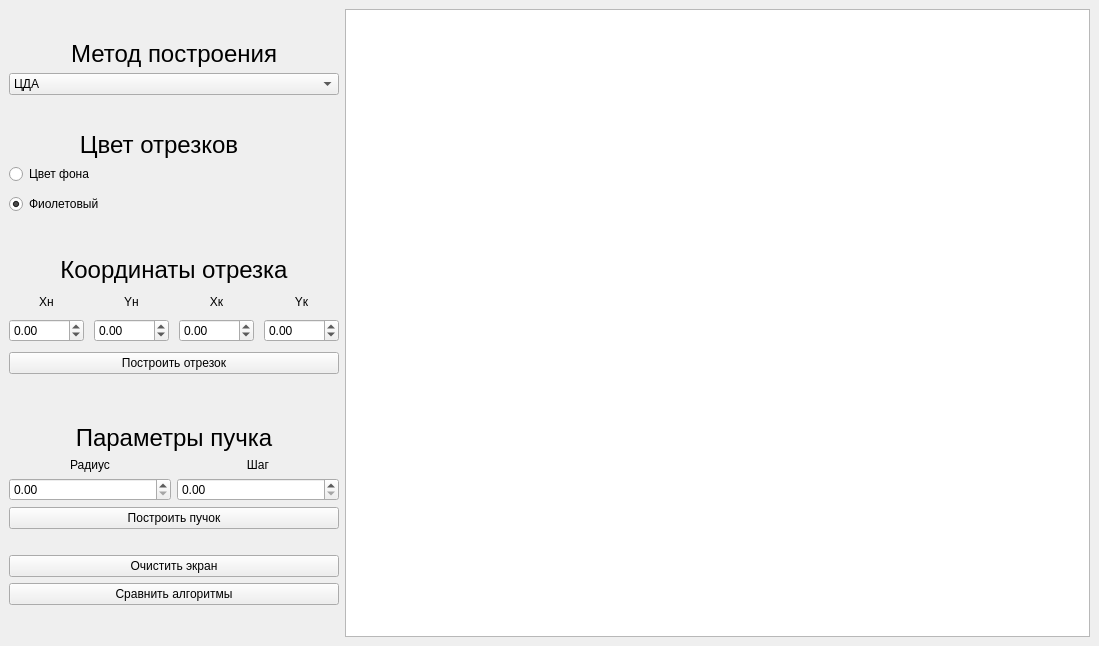
<?xml version="1.0" encoding="UTF-8"?>
<ui version="4.0">
 <class>MainWindow</class>
 <widget class="QMainWindow" name="MainWindow">
  <property name="geometry">
   <rect>
    <x>0</x>
    <y>0</y>
    <width>1099</width>
    <height>646</height>
   </rect>
  </property>
  <property name="windowTitle">
   <string>Lab_03</string>
  </property>
  <property name="autoFillBackground">
   <bool>false</bool>
  </property>
  <property name="tabShape">
   <enum>QTabWidget::Rounded</enum>
  </property>
  <widget class="QWidget" name="centralwidget">
   <layout class="QGridLayout" name="gridLayout">
    <item row="0" column="0">
     <layout class="QVBoxLayout" name="verticalLayout">
      <property name="spacing">
       <number>5</number>
      </property>
      <property name="sizeConstraint">
       <enum>QLayout::SetDefaultConstraint</enum>
      </property>
      <property name="topMargin">
       <number>0</number>
      </property>
      <item>
       <layout class="QVBoxLayout" name="verticalLayout_2">
        <item>
         <widget class="QLabel" name="label_draw_method">
          <property name="sizePolicy">
           <sizepolicy hsizetype="Minimum" vsizetype="Fixed">
            <horstretch>0</horstretch>
            <verstretch>0</verstretch>
           </sizepolicy>
          </property>
          <property name="font">
           <font>
            <pointsize>18</pointsize>
            <weight>50</weight>
            <bold>false</bold>
           </font>
          </property>
          <property name="text">
           <string>Метод построения</string>
          </property>
          <property name="alignment">
           <set>Qt::AlignCenter</set>
          </property>
          <property name="margin">
           <number>0</number>
          </property>
         </widget>
        </item>
        <item>
         <widget class="QComboBox" name="draw_method">
          <item>
           <property name="text">
            <string>ЦДА</string>
           </property>
          </item>
          <item>
           <property name="text">
            <string>Брезенхем (int)</string>
           </property>
          </item>
          <item>
           <property name="text">
            <string>Брезенхем (float)</string>
           </property>
          </item>
          <item>
           <property name="text">
            <string>Брезенхем (сглаживание)</string>
           </property>
          </item>
          <item>
           <property name="text">
            <string>Ву</string>
           </property>
          </item>
          <item>
           <property name="text">
            <string>Библиотечная функция</string>
           </property>
          </item>
         </widget>
        </item>
       </layout>
      </item>
      <item>
       <layout class="QVBoxLayout" name="verticalLayout_3">
        <property name="spacing">
         <number>0</number>
        </property>
        <property name="sizeConstraint">
         <enum>QLayout::SetDefaultConstraint</enum>
        </property>
        <item>
         <widget class="QLabel" name="label_line_color">
          <property name="sizePolicy">
           <sizepolicy hsizetype="Maximum" vsizetype="Fixed">
            <horstretch>0</horstretch>
            <verstretch>0</verstretch>
           </sizepolicy>
          </property>
          <property name="maximumSize">
           <size>
            <width>300</width>
            <height>16777215</height>
           </size>
          </property>
          <property name="font">
           <font>
            <pointsize>18</pointsize>
            <weight>50</weight>
            <bold>false</bold>
           </font>
          </property>
          <property name="layoutDirection">
           <enum>Qt::LeftToRight</enum>
          </property>
          <property name="autoFillBackground">
           <bool>false</bool>
          </property>
          <property name="frameShadow">
           <enum>QFrame::Plain</enum>
          </property>
          <property name="text">
           <string>Цвет отрезков</string>
          </property>
          <property name="scaledContents">
           <bool>false</bool>
          </property>
          <property name="alignment">
           <set>Qt::AlignBottom|Qt::AlignHCenter</set>
          </property>
         </widget>
        </item>
        <item>
         <widget class="QRadioButton" name="use_background_color">
          <property name="sizePolicy">
           <sizepolicy hsizetype="Minimum" vsizetype="Fixed">
            <horstretch>0</horstretch>
            <verstretch>0</verstretch>
           </sizepolicy>
          </property>
          <property name="maximumSize">
           <size>
            <width>16777215</width>
            <height>30</height>
           </size>
          </property>
          <property name="text">
           <string>Цвет фона</string>
          </property>
          <property name="checked">
           <bool>false</bool>
          </property>
         </widget>
        </item>
        <item>
         <widget class="QRadioButton" name="use_purple_color">
          <property name="sizePolicy">
           <sizepolicy hsizetype="Minimum" vsizetype="Fixed">
            <horstretch>0</horstretch>
            <verstretch>0</verstretch>
           </sizepolicy>
          </property>
          <property name="maximumSize">
           <size>
            <width>16777215</width>
            <height>30</height>
           </size>
          </property>
          <property name="text">
           <string>Фиолетовый</string>
          </property>
          <property name="checked">
           <bool>true</bool>
          </property>
         </widget>
        </item>
       </layout>
      </item>
      <item>
       <layout class="QVBoxLayout" name="verticalLayout_4">
        <property name="spacing">
         <number>10</number>
        </property>
        <property name="sizeConstraint">
         <enum>QLayout::SetFixedSize</enum>
        </property>
        <item>
         <widget class="QLabel" name="label_line_coord">
          <property name="sizePolicy">
           <sizepolicy hsizetype="Minimum" vsizetype="Minimum">
            <horstretch>0</horstretch>
            <verstretch>0</verstretch>
           </sizepolicy>
          </property>
          <property name="maximumSize">
           <size>
            <width>16777215</width>
            <height>30</height>
           </size>
          </property>
          <property name="font">
           <font>
            <pointsize>18</pointsize>
            <weight>50</weight>
            <bold>false</bold>
           </font>
          </property>
          <property name="layoutDirection">
           <enum>Qt::LeftToRight</enum>
          </property>
          <property name="text">
           <string>Координаты отрезка</string>
          </property>
          <property name="alignment">
           <set>Qt::AlignCenter</set>
          </property>
         </widget>
        </item>
        <item>
         <layout class="QHBoxLayout" name="horizontalLayout_3">
          <item>
           <widget class="QLabel" name="x_s">
            <property name="sizePolicy">
             <sizepolicy hsizetype="Preferred" vsizetype="Fixed">
              <horstretch>0</horstretch>
              <verstretch>0</verstretch>
             </sizepolicy>
            </property>
            <property name="frameShape">
             <enum>QFrame::NoFrame</enum>
            </property>
            <property name="text">
             <string>Хн</string>
            </property>
            <property name="alignment">
             <set>Qt::AlignCenter</set>
            </property>
           </widget>
          </item>
          <item>
           <widget class="QLabel" name="y_s">
            <property name="sizePolicy">
             <sizepolicy hsizetype="Preferred" vsizetype="Fixed">
              <horstretch>0</horstretch>
              <verstretch>0</verstretch>
             </sizepolicy>
            </property>
            <property name="frameShape">
             <enum>QFrame::NoFrame</enum>
            </property>
            <property name="text">
             <string>Yн</string>
            </property>
            <property name="alignment">
             <set>Qt::AlignCenter</set>
            </property>
           </widget>
          </item>
          <item>
           <widget class="QLabel" name="x_e">
            <property name="sizePolicy">
             <sizepolicy hsizetype="Preferred" vsizetype="Fixed">
              <horstretch>0</horstretch>
              <verstretch>0</verstretch>
             </sizepolicy>
            </property>
            <property name="frameShape">
             <enum>QFrame::NoFrame</enum>
            </property>
            <property name="text">
             <string>Хк</string>
            </property>
            <property name="alignment">
             <set>Qt::AlignCenter</set>
            </property>
           </widget>
          </item>
          <item>
           <widget class="QLabel" name="y_e">
            <property name="sizePolicy">
             <sizepolicy hsizetype="Preferred" vsizetype="Fixed">
              <horstretch>0</horstretch>
              <verstretch>0</verstretch>
             </sizepolicy>
            </property>
            <property name="frameShape">
             <enum>QFrame::NoFrame</enum>
            </property>
            <property name="text">
             <string>Yк</string>
            </property>
            <property name="alignment">
             <set>Qt::AlignCenter</set>
            </property>
           </widget>
          </item>
         </layout>
        </item>
        <item>
         <layout class="QHBoxLayout" name="horizontalLayout_2">
          <item>
           <widget class="QDoubleSpinBox" name="x_s_spin">
            <property name="sizePolicy">
             <sizepolicy hsizetype="Preferred" vsizetype="Fixed">
              <horstretch>0</horstretch>
              <verstretch>0</verstretch>
             </sizepolicy>
            </property>
            <property name="accelerated">
             <bool>true</bool>
            </property>
            <property name="minimum">
             <double>-1000.000000000000000</double>
            </property>
            <property name="maximum">
             <double>1000.000000000000000</double>
            </property>
           </widget>
          </item>
          <item>
           <widget class="QDoubleSpinBox" name="y_s_spin">
            <property name="sizePolicy">
             <sizepolicy hsizetype="Preferred" vsizetype="Fixed">
              <horstretch>0</horstretch>
              <verstretch>0</verstretch>
             </sizepolicy>
            </property>
            <property name="accelerated">
             <bool>true</bool>
            </property>
            <property name="minimum">
             <double>-1000.000000000000000</double>
            </property>
            <property name="maximum">
             <double>1000.000000000000000</double>
            </property>
           </widget>
          </item>
          <item>
           <widget class="QDoubleSpinBox" name="x_e_spin">
            <property name="sizePolicy">
             <sizepolicy hsizetype="Preferred" vsizetype="Fixed">
              <horstretch>0</horstretch>
              <verstretch>0</verstretch>
             </sizepolicy>
            </property>
            <property name="accelerated">
             <bool>true</bool>
            </property>
            <property name="minimum">
             <double>-1000.000000000000000</double>
            </property>
            <property name="maximum">
             <double>1000.000000000000000</double>
            </property>
           </widget>
          </item>
          <item>
           <widget class="QDoubleSpinBox" name="y_e_spin">
            <property name="sizePolicy">
             <sizepolicy hsizetype="Preferred" vsizetype="Fixed">
              <horstretch>0</horstretch>
              <verstretch>0</verstretch>
             </sizepolicy>
            </property>
            <property name="accelerated">
             <bool>true</bool>
            </property>
            <property name="minimum">
             <double>-1000.000000000000000</double>
            </property>
            <property name="maximum">
             <double>1000.000000000000000</double>
            </property>
           </widget>
          </item>
         </layout>
        </item>
        <item>
         <widget class="QPushButton" name="draw_line_button">
          <property name="cursor">
           <cursorShape>PointingHandCursor</cursorShape>
          </property>
          <property name="text">
           <string>Построить отрезок</string>
          </property>
         </widget>
        </item>
        <item>
         <layout class="QVBoxLayout" name="verticalLayout_5">
          <property name="spacing">
           <number>6</number>
          </property>
          <item>
           <spacer name="verticalSpacer_2">
            <property name="orientation">
             <enum>Qt::Vertical</enum>
            </property>
            <property name="sizeType">
             <enum>QSizePolicy::Fixed</enum>
            </property>
            <property name="sizeHint" stdset="0">
             <size>
              <width>20</width>
              <height>40</height>
             </size>
            </property>
           </spacer>
          </item>
          <item>
           <widget class="QLabel" name="bundle_params_label">
            <property name="sizePolicy">
             <sizepolicy hsizetype="Preferred" vsizetype="Fixed">
              <horstretch>0</horstretch>
              <verstretch>0</verstretch>
             </sizepolicy>
            </property>
            <property name="font">
             <font>
              <pointsize>18</pointsize>
              <weight>50</weight>
              <bold>false</bold>
             </font>
            </property>
            <property name="frameShape">
             <enum>QFrame::NoFrame</enum>
            </property>
            <property name="text">
             <string>Параметры пучка</string>
            </property>
            <property name="scaledContents">
             <bool>true</bool>
            </property>
            <property name="alignment">
             <set>Qt::AlignCenter</set>
            </property>
           </widget>
          </item>
          <item>
           <layout class="QHBoxLayout" name="horizontalLayout_5">
            <item>
             <widget class="QLabel" name="bundle_radius_label">
              <property name="sizePolicy">
               <sizepolicy hsizetype="Preferred" vsizetype="Fixed">
                <horstretch>0</horstretch>
                <verstretch>0</verstretch>
               </sizepolicy>
              </property>
              <property name="text">
               <string>Радиус</string>
              </property>
              <property name="alignment">
               <set>Qt::AlignCenter</set>
              </property>
             </widget>
            </item>
            <item>
             <widget class="QLabel" name="bundle_step_label">
              <property name="sizePolicy">
               <sizepolicy hsizetype="Preferred" vsizetype="Fixed">
                <horstretch>0</horstretch>
                <verstretch>0</verstretch>
               </sizepolicy>
              </property>
              <property name="text">
               <string>Шаг</string>
              </property>
              <property name="alignment">
               <set>Qt::AlignCenter</set>
              </property>
             </widget>
            </item>
           </layout>
          </item>
          <item>
           <layout class="QHBoxLayout" name="horizontalLayout_6">
            <item>
             <widget class="QDoubleSpinBox" name="bundle_radius_spin"/>
            </item>
            <item>
             <widget class="QDoubleSpinBox" name="bundle_step_spin"/>
            </item>
           </layout>
          </item>
          <item>
           <widget class="QPushButton" name="draw_bundle_button">
            <property name="cursor">
             <cursorShape>PointingHandCursor</cursorShape>
            </property>
            <property name="text">
             <string>Построить пучок</string>
            </property>
           </widget>
          </item>
          <item>
           <spacer name="verticalSpacer">
            <property name="orientation">
             <enum>Qt::Vertical</enum>
            </property>
            <property name="sizeType">
             <enum>QSizePolicy::Fixed</enum>
            </property>
            <property name="sizeHint" stdset="0">
             <size>
              <width>20</width>
              <height>20</height>
             </size>
            </property>
           </spacer>
          </item>
          <item>
           <widget class="QPushButton" name="clear_bundle_button">
            <property name="cursor">
             <cursorShape>PointingHandCursor</cursorShape>
            </property>
            <property name="text">
             <string>Очистить экран</string>
            </property>
           </widget>
          </item>
          <item>
           <widget class="QPushButton" name="compare_algos_button">
            <property name="cursor">
             <cursorShape>PointingHandCursor</cursorShape>
            </property>
            <property name="text">
             <string>Сравнить алгоритмы</string>
            </property>
           </widget>
          </item>
         </layout>
        </item>
       </layout>
      </item>
     </layout>
    </item>
    <item row="0" column="1">
     <widget class="QGraphicsView" name="graphicsView">
      <property name="sizePolicy">
       <sizepolicy hsizetype="Expanding" vsizetype="Expanding">
        <horstretch>0</horstretch>
        <verstretch>0</verstretch>
       </sizepolicy>
      </property>
     </widget>
    </item>
   </layout>
  </widget>
  <widget class="QMenuBar" name="menubar">
   <property name="geometry">
    <rect>
     <x>0</x>
     <y>0</y>
     <width>1099</width>
     <height>22</height>
    </rect>
   </property>
  </widget>
 </widget>
 <resources/>
 <connections/>
</ui>
